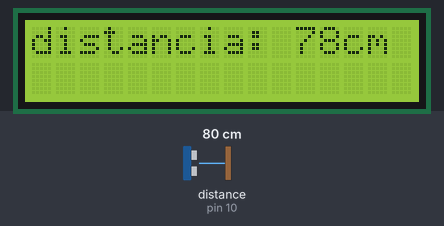
This sketch was run on a simulated Arduino Uno, built with avr-gcc and run on an emulated ATmega328P. Shown: 16×2 character LCD. Wiring (inferred from the names in the program): ultrasonic range finder: trigger pin 9; echo pin 10. Inputs (shaded band) come from the test bench; at power-on: distance to the obstacle (sensor on pin 10) 80 cm. The echo pulse lasts 58.3 µs per cm; what the sketch prints to the serial monitor is not drawn.

Above: at 1.2 s.
1.3 s: distance to the obstacle (sensor on pin 10) set to 2 cm
At 2.2 s:
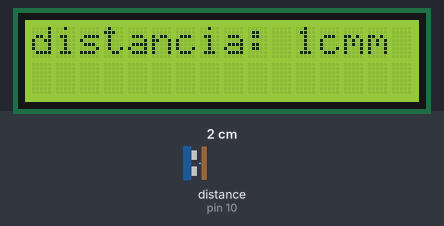
2.8 s: distance to the obstacle (sensor on pin 10) set to 4 cm
At 4.0 s:
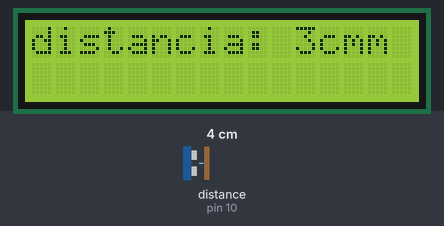
4.3 s: distance to the obstacle (sensor on pin 10) set to 9 cm
At 4.8 s:
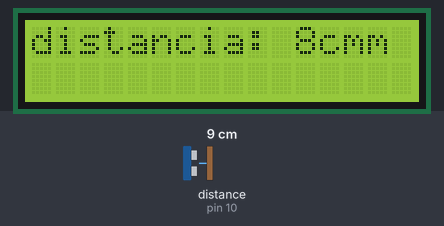
Timing chart, 0 to 7.3 s (numbered marks = the images above; inputs shaded):
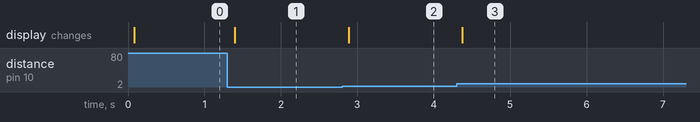

Measured:
- after the input at 1.3 s, the display: changes after 0.10 s (image 1)
- after the input at 2.8 s, the display: changes after 0.09 s (image 2)
- after the input at 4.3 s, the display: changes after 0.08 s (image 3)

The sketch:

sketch_apr04a.ino
```cpp
#include<Wire.h>
#include<LiquidCrystal_I2C.h>
const int trigPin =9;
const int echoPin = 10;
long duracion;
int distancia;
LiquidCrystal_I2C lcd (0x27, 16,2);


void setup() {
  // put your setup code here, to run once:
pinMode(trigPin, OUTPUT);
pinMode(echoPin, INPUT);
Serial.begin(9600);
lcd.init();
lcd.backlight();


}

void loop() {
  // put your main code here, to run repeatedly:
digitalWrite(trigPin, LOW);
delayMicroseconds(2);

digitalWrite(trigPin, HIGH);
delayMicroseconds(10);
digitalWrite(trigPin, LOW);

duracion = pulseIn(echoPin, HIGH);
distancia =(duracion * 0.034)/2;

Serial.println(distancia);

lcd.setCursor(0,0);
lcd.print("distancia: ");
lcd.print(distancia);
lcd.print("cm");

 delay(100);


}
```
